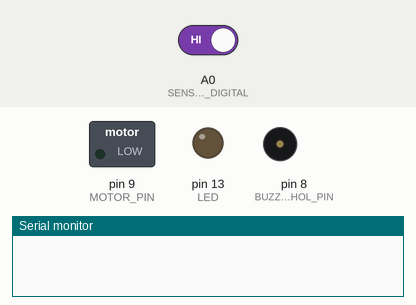
This sketch was run on a simulated Arduino Uno, built with avr-gcc and run on an emulated ATmega328P. On the bench: switched loads named in the sketch (green lamp = pin HIGH), output pins drawn as LEDs (lit = HIGH), buzzer (waves = sounding, pin HIGH), the last lines printed to the serial monitor. The test bench sets the inputs (shaded band); at power-on: A0 (SENSOR_DIGITAL) HIGH.

Above: at 1.2 s.
1.3 s: A0 (SENSOR_DIGITAL) driven LOW
At 3.03 s:
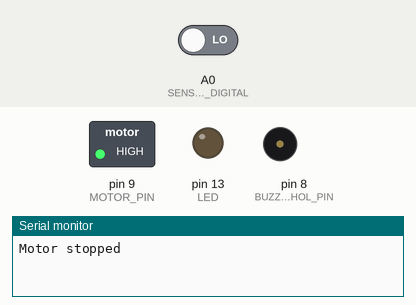
Timing chart, 0 to 4.6 s (numbered marks = the images above; inputs shaded):
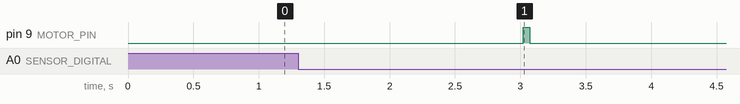

Measured:
- after the input at 1.3 s, pin 9 (MOTOR_PIN): LOW → HIGH after 1.7 s, → LOW 0.05 s later

The sketch:

sketch_jan28a.ino
```cpp
#define SENSOR_DIGITAL A0
#define MOTOR_PIN 9
#define BUZZER_ALCOHOL_PIN 8
#define LED 13  // Change this to a different pin if needed

int ALCOHOL_sensor = 3;

unsigned long PREVIOUS_SENSOR_MILLIS;
unsigned long SENSOR_LONG_MILLIS;
bool SENSOR_STATE_LONG_TIME = false;

const int INTERVAL_SENSOR = 50;
unsigned long SENSOR_OUT_DURATION;
unsigned long SENSOR_STATE_PREVIOUS;
unsigned long MIN_SENSOR_DURATION = 3000;
unsigned long CURRENT_MILLIS = millis();

void setup() {
  pinMode(SENSOR_DIGITAL, INPUT);
  pinMode(LED, OUTPUT);
  pinMode(MOTOR_PIN, OUTPUT);
  pinMode(BUZZER_ALCOHOL_PIN, OUTPUT);
  Serial.begin(9600);

  // Initialize CURRENT_MILLIS in setup

}

void readSensorState() {
  if ((CURRENT_MILLIS - PREVIOUS_SENSOR_MILLIS) > INTERVAL_SENSOR) {
    int SENSOR_STATE = digitalRead(SENSOR_DIGITAL);

    if (SENSOR_STATE == LOW && SENSOR_STATE_PREVIOUS == HIGH && !SENSOR_STATE_LONG_TIME) {
      SENSOR_LONG_MILLIS = CURRENT_MILLIS;
      SENSOR_STATE_PREVIOUS = LOW;
      Serial.println("Alcohol detected");
    }

    SENSOR_OUT_DURATION = CURRENT_MILLIS - SENSOR_LONG_MILLIS;

    if (SENSOR_STATE == LOW && !SENSOR_STATE_LONG_TIME && SENSOR_OUT_DURATION >= MIN_SENSOR_DURATION) {
      SENSOR_STATE_LONG_TIME = true;
      digitalWrite(MOTOR_PIN, HIGH);
      Serial.println("Motor stopped");
      // Add further logic if needed
    }
    else
    {
      digitalWrite(MOTOR_PIN, LOW);
    }

    // Add delay if necessary
    // delay(INTERVAL_SENSOR);

    // Update PREVIOUS_SENSOR_MILLIS after reading
    PREVIOUS_SENSOR_MILLIS = CURRENT_MILLIS;
  }
}

void loop() {
  // Read sensor state in the loop
  CURRENT_MILLIS = millis();
  readSensorState();
  // Add other loop logic if needed
}
```
